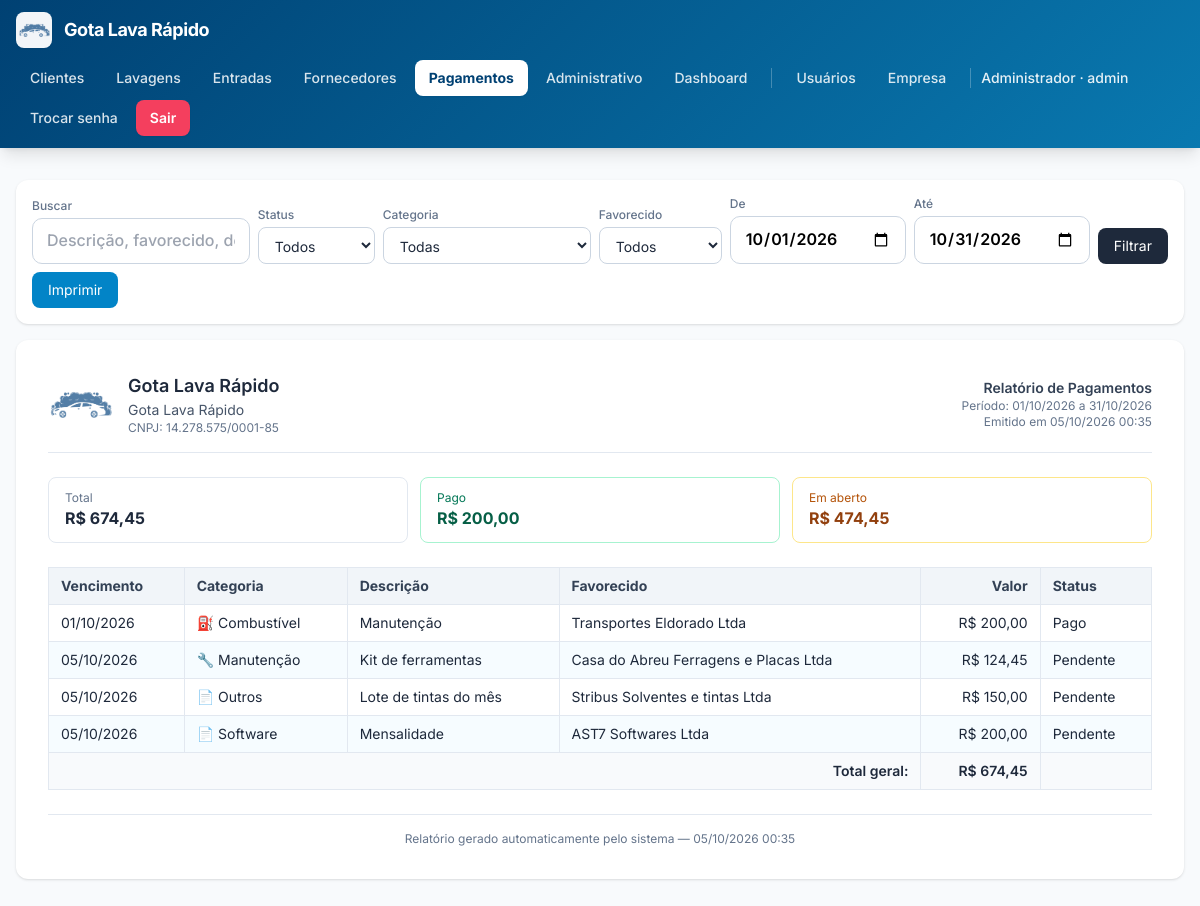
Before: /relatorio_pagamentos.php (signed in) with the older database file.
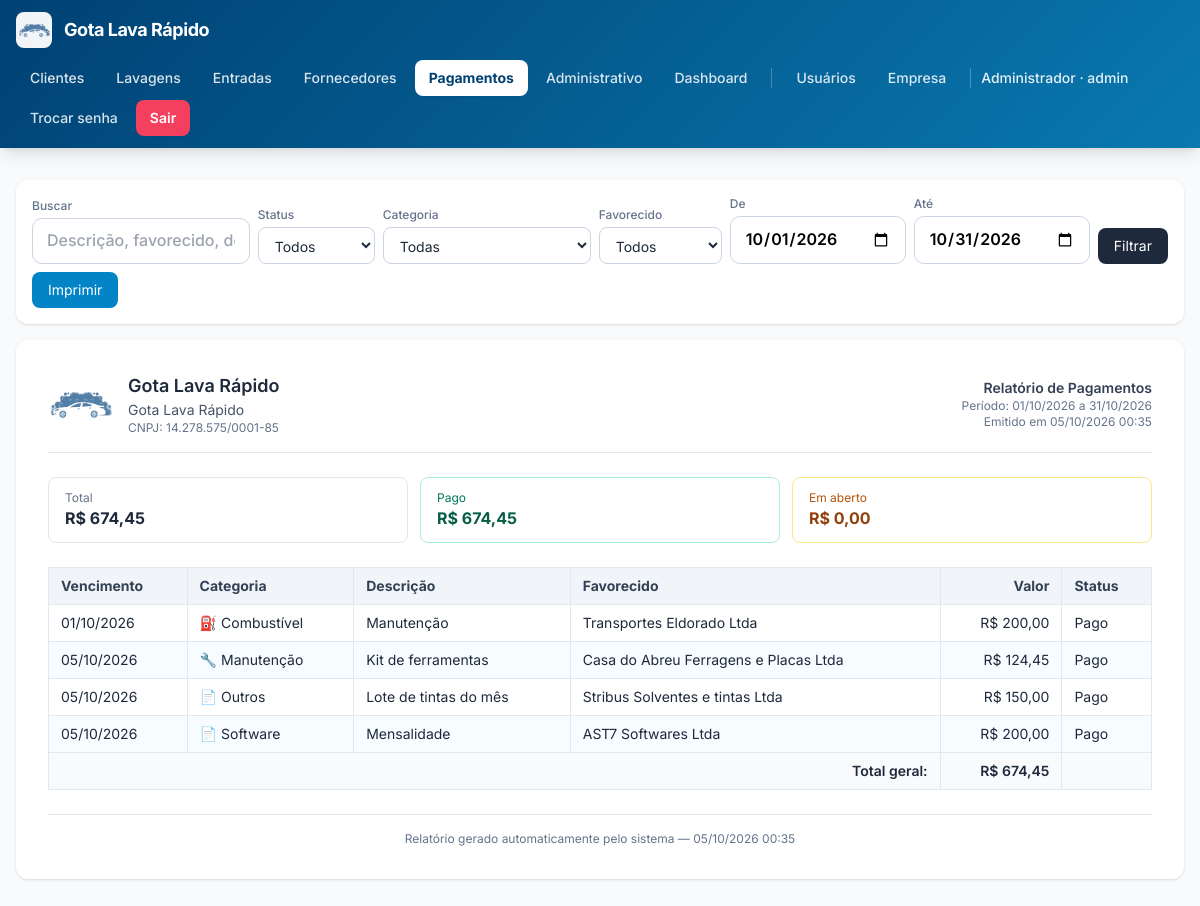
After: the same page with the newer database file.
### tables this page shows
CREATE TABLE pagamentos_despesas (
            id INTEGER PRIMARY KEY AUTOINCREMENT,
            tipo_pessoa TEXT NOT NULL DEFAULT 'avulso',
            pessoa_id INTEGER,
            pessoa_nome TEXT NOT NULL DEFAULT '',
            categoria_id INTEGER NOT NULL,
            descricao TEXT NOT NULL DEFAULT '',
            documento TEXT NOT NULL DEFAULT '',
            valor_centavos INTEGER NOT NULL DEFAULT 0,
            data_vencimento TEXT NOT NULL,
            data_pagamento TEXT NOT NULL DEFAULT '',
            forma_pagamento TEXT NOT NULL DEFAULT '',
            observacoes TEXT NOT NULL DEFAULT '',
            criado_por INTEGER,
            criado_em TEXT NOT NULL DEFAULT (datetime('now','localtime')),
            atualizado_em TEXT NOT NULL DEFAULT (datetime('now','localtime'))
        );

CREATE TABLE categorias_pagamento (
            id INTEGER PRIMARY KEY AUTOINCREMENT,
            nome TEXT NOT NULL UNIQUE,
            cor TEXT NOT NULL DEFAULT '#64748b',
            icone TEXT NOT NULL DEFAULT '📄',
            ativo INTEGER NOT NULL DEFAULT 1,
            ordem INTEGER NOT NULL DEFAULT 0,
            criado_em TEXT NOT NULL DEFAULT (datetime('now','localtime'))
        );

### functions.php (called while the page is built, shortened)
<?php
function e(?string $s): string {
    return htmlspecialchars((string)$s, ENT_QUOTES, 'UTF-8');
}
function centavos_para_moeda(int $c): string {
    return number_format($c / 100, 2, ',', '.');
}
function centavos_para_moeda_brl(int $c): string {
    return 'R$ ' . centavos_para_moeda($c);
}
function ensure_pagamentos(): void {
    static $ok = false;
    if ($ok) return;
    $ok = true;
}
function status_pagamento(array $p): string {
    if (!empty($p['data_pagamento'])) return 'pago';
    $hoje = date('Y-m-d');
    return $p['data_vencimento'] < $hoje ? 'atrasado' : 'pendente';
}
function listar_pagamentos(array $f = []): array {
    $where  = [];
    $params = [];
    if (!empty($f['de'])) {
        $where[] = 'p.data_vencimento >= :de';
        $params[':de'] = $f['de'];
    }
    if (!empty($f['ate'])) {
        $where[] = 'p.data_vencimento <= :ate';
        $params[':ate'] = $f['ate'];
    }
    $sqlWhere = $where ? 'WHERE ' . implode(' AND ', $where) : '';
    $sql = "SELECT p.*, c.nome AS categoria_nome, c.cor AS categoria_cor, c.icone AS categoria_icone
            FROM pagamentos_despesas p
            LEFT JOIN categorias_pagamento c ON c.id = p.categoria_id
            $sqlWhere
            ORDER BY p.data_vencimento ASC, p.id DESC";
    $st = db()->prepare($sql);
    $st->execute($params);
    return $st->fetchAll();
}

### config.php (called while the page is built, shortened)
<?php
function db(): PDO {
    static $pdo = null;
    if ($pdo === null) {
        $pdo = new PDO('sqlite:' . DB_PATH, null, null, [
            PDO::ATTR_ERRMODE            => PDO::ERRMODE_EXCEPTION,
            PDO::ATTR_DEFAULT_FETCH_MODE => PDO::FETCH_ASSOC,
        ]);
        $pdo->exec('PRAGMA foreign_keys = ON');
        $pdo->exec('PRAGMA journal_mode = WAL');
    }
    return $pdo;
}
require_once APP_ROOT . '/functions.php';

### relatorio_pagamentos.php (the view, shortened to what the changed rows need)
<?php
require_once __DIR__ . '/config.php';
$filtros = [
    'status'       => $_GET['status']        ?? '',
    'categoria_id' => (int)($_GET['categoria'] ?? 0),
    'tipo_pessoa'  => $_GET['tipo_pessoa']   ?? '',
    'de'           => $_GET['de']            ?? date('Y-m-01'),
    'ate'          => $_GET['ate']           ?? date('Y-m-t'),
    'q'            => trim((string)($_GET['q'] ?? '')),
];
$pagamentos = listar_pagamentos($filtros);
$totalGeral = 0;
$totalPago  = 0;
foreach ($pagamentos as $p) {
    $totalGeral += (int)$p['valor_centavos'];
    if (!empty($p['data_pagamento'])) $totalPago += (int)$p['valor_centavos'];
}
$totalAberto = $totalGeral - $totalPago;
require __DIR__ . '/header.php';
?>
<div class="relatorio-card bg-white rounded-xl shadow p-6 sm:p-8">
  <div class="grid grid-cols-3 gap-3 mb-6">
    <div class="border border-emerald-200 rounded-lg px-4 py-3">
      <div class="text-xs text-emerald-700">Pago</div>
      <div class="font-bold text-emerald-800"><?= e(centavos_para_moeda_brl($totalPago)) ?></div>
    </div>
    <div class="border border-amber-200 rounded-lg px-4 py-3">
      <div class="text-xs text-amber-700">Em aberto</div>
      <div class="font-bold text-amber-800"><?= e(centavos_para_moeda_brl($totalAberto)) ?></div>
    </div>
  </div>
  <table class="w-full text-sm border-collapse">
    <thead>
      <tr class="bg-slate-100 text-slate-700">
        <th class="text-left px-3 py-2 border border-slate-200">Vencimento</th>
        <th class="text-left px-3 py-2 border border-slate-200">Categoria</th>
        <th class="text-left px-3 py-2 border border-slate-200">Descrição</th>
        <th class="text-left px-3 py-2 border border-slate-200">Favorecido</th>
        <th class="text-right px-3 py-2 border border-slate-200">Valor</th>
        <th class="text-left px-3 py-2 border border-slate-200">Status</th>
      </tr>
    </thead>
    <tbody>
      <?php if (!$pagamentos): ?>
        <tr><td colspan="6" class="text-center py-8 text-slate-400">Nenhum registro no período.</td></tr>
      <?php else: foreach ($pagamentos as $p):
        $st = status_pagamento($p);
        $lbl = $st === 'pago' ? 'Pago' : ($st === 'atrasado' ? 'Atrasado' : 'Pendente');
      ?>
        <tr>
          <td class="px-3 py-2 border border-slate-200 whitespace-nowrap">
            <?= e(date('d/m/Y', strtotime($p['data_vencimento']))) ?>
          </td>
          <td class="px-3 py-2 border border-slate-200">
            <?= e($p['categoria_icone']) ?> <?= e($p['categoria_nome']) ?>
          </td>
          <td class="px-3 py-2 border border-slate-200"><?= e($p['descricao']) ?></td>
          <td class="px-3 py-2 border border-slate-200"><?= e($p['pessoa_nome']) ?></td>
          <td class="px-3 py-2 border border-slate-200 text-right whitespace-nowrap">
            <?= e(centavos_para_moeda_brl((int)$p['valor_centavos'])) ?>
          </td>
          <td class="px-3 py-2 border border-slate-200 whitespace-nowrap"><?= e($lbl) ?></td>
        </tr>
      <?php endforeach; endif; ?>
    </tbody>
  </table>
</div>
<?php require __DIR__ . '/footer.php'; ?>

Changed rows visible on the page:
changed pagamentos_despesas "Kit de ferramentas": data_pagamento "Pendente" → "Pago"
changed pagamentos_despesas "Lote de tintas do mês": data_pagamento "Pendente" → "Pago"
changed pagamentos_despesas "Mensalidade": data_pagamento "Pendente" → "Pago"
Other visible differences:
centavos_para_moeda_brl($totalPago): "R$ 200,00" → "R$ 674,45"
centavos_para_moeda_brl($totalAberto): "R$ 474,45" → "R$ 0,00"
